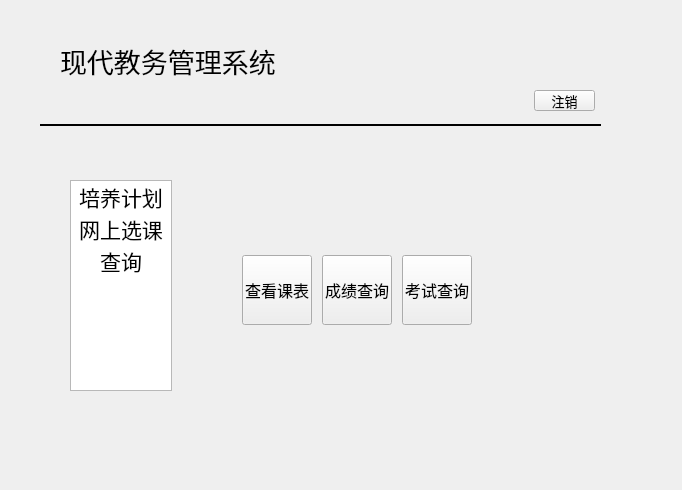
<?xml version="1.0" encoding="UTF-8"?>
<ui version="4.0">
 <class>student</class>
 <widget class="QWidget" name="student">
  <property name="geometry">
   <rect>
    <x>0</x>
    <y>0</y>
    <width>682</width>
    <height>490</height>
   </rect>
  </property>
  <property name="windowTitle">
   <string>Form</string>
  </property>
  <widget class="QLabel" name="label">
   <property name="geometry">
    <rect>
     <x>60</x>
     <y>40</y>
     <width>221</width>
     <height>41</height>
    </rect>
   </property>
   <property name="font">
    <font>
     <family>微软雅黑</family>
     <pointsize>20</pointsize>
    </font>
   </property>
   <property name="text">
    <string>现代教务管理系统</string>
   </property>
   <property name="openExternalLinks">
    <bool>false</bool>
   </property>
  </widget>
  <widget class="Line" name="line">
   <property name="geometry">
    <rect>
     <x>40</x>
     <y>110</y>
     <width>561</width>
     <height>31</height>
    </rect>
   </property>
   <property name="sizePolicy">
    <sizepolicy hsizetype="Fixed" vsizetype="Fixed">
     <horstretch>0</horstretch>
     <verstretch>0</verstretch>
    </sizepolicy>
   </property>
   <property name="font">
    <font>
     <family>微软雅黑</family>
     <pointsize>12</pointsize>
     <weight>75</weight>
     <bold>true</bold>
    </font>
   </property>
   <property name="frameShadow">
    <enum>QFrame::Plain</enum>
   </property>
   <property name="lineWidth">
    <number>2</number>
   </property>
   <property name="orientation">
    <enum>Qt::Horizontal</enum>
   </property>
  </widget>
  <widget class="QWidget" name="gridLayoutWidget">
   <property name="geometry">
    <rect>
     <x>70</x>
     <y>180</y>
     <width>508</width>
     <height>211</height>
    </rect>
   </property>
   <layout class="QGridLayout" name="gridLayout">
    <item row="0" column="0">
     <widget class="QListWidget" name="listWidget">
      <property name="minimumSize">
       <size>
        <width>100</width>
        <height>0</height>
       </size>
      </property>
      <item>
       <property name="text">
        <string>培养计划</string>
       </property>
       <property name="font">
        <font>
         <family>微软雅黑</family>
         <pointsize>16</pointsize>
         <strikeout>false</strikeout>
        </font>
       </property>
       <property name="textAlignment">
        <set>AlignHCenter|AlignVCenter|AlignCenter</set>
       </property>
      </item>
      <item>
       <property name="text">
        <string>网上选课</string>
       </property>
       <property name="font">
        <font>
         <family>微软雅黑</family>
         <pointsize>16</pointsize>
        </font>
       </property>
       <property name="textAlignment">
        <set>AlignHCenter|AlignVCenter|AlignCenter</set>
       </property>
      </item>
      <item>
       <property name="text">
        <string>查询</string>
       </property>
       <property name="font">
        <font>
         <family>微软雅黑</family>
         <pointsize>16</pointsize>
        </font>
       </property>
       <property name="textAlignment">
        <set>AlignHCenter|AlignVCenter|AlignCenter</set>
       </property>
      </item>
     </widget>
    </item>
    <item row="0" column="1">
     <widget class="QStackedWidget" name="stackedWidget">
      <property name="minimumSize">
       <size>
        <width>400</width>
        <height>0</height>
       </size>
      </property>
      <property name="currentIndex">
       <number>2</number>
      </property>
      <widget class="QWidget" name="page">
       <widget class="QWidget" name="gridLayoutWidget_2">
        <property name="geometry">
         <rect>
          <x>20</x>
          <y>20</y>
          <width>351</width>
          <height>175</height>
         </rect>
        </property>
        <layout class="QGridLayout" name="gridLayout_2">
         <item row="0" column="0">
          <widget class="QLabel" name="label_3">
           <property name="sizePolicy">
            <sizepolicy hsizetype="Fixed" vsizetype="Fixed">
             <horstretch>0</horstretch>
             <verstretch>0</verstretch>
            </sizepolicy>
           </property>
           <property name="font">
            <font>
             <family>微软雅黑</family>
             <pointsize>12</pointsize>
            </font>
           </property>
           <property name="text">
            <string>&lt;html&gt;&lt;head/&gt;&lt;body&gt;&lt;p&gt;&lt;a href=&quot;http://bksy.zju.edu.cn/attachments/2012-08/01-1343800883-800494.pdf&quot;&gt;&lt;span style=&quot; font-size:12pt; text-decoration: underline; color:#000000;&quot;&gt;理学类&lt;/span&gt;&lt;/a&gt;&lt;/p&gt;&lt;/body&gt;&lt;/html&gt;</string>
           </property>
           <property name="alignment">
            <set>Qt::AlignCenter</set>
           </property>
           <property name="openExternalLinks">
            <bool>true</bool>
           </property>
          </widget>
         </item>
         <item row="1" column="0">
          <widget class="QLabel" name="label_2">
           <property name="sizePolicy">
            <sizepolicy hsizetype="Fixed" vsizetype="Fixed">
             <horstretch>0</horstretch>
             <verstretch>0</verstretch>
            </sizepolicy>
           </property>
           <property name="font">
            <font>
             <family>微软雅黑</family>
             <pointsize>12</pointsize>
            </font>
           </property>
           <property name="text">
            <string>&lt;html&gt;&lt;head/&gt;&lt;body&gt;&lt;p&gt;&lt;a href=&quot;http://bksy.zju.edu.cn/attachments/2012-09/01-1348558710-806322.pdf&quot;&gt;&lt;span style=&quot; font-size:12pt; text-decoration: underline; color:#000000;&quot;&gt;工学类&lt;/span&gt;&lt;/a&gt;&lt;/p&gt;&lt;/body&gt;&lt;/html&gt;</string>
           </property>
           <property name="alignment">
            <set>Qt::AlignCenter</set>
           </property>
           <property name="openExternalLinks">
            <bool>true</bool>
           </property>
          </widget>
         </item>
         <item row="0" column="1">
          <widget class="QLabel" name="label_4">
           <property name="sizePolicy">
            <sizepolicy hsizetype="Fixed" vsizetype="Fixed">
             <horstretch>0</horstretch>
             <verstretch>0</verstretch>
            </sizepolicy>
           </property>
           <property name="font">
            <font>
             <family>微软雅黑</family>
             <pointsize>12</pointsize>
            </font>
           </property>
           <property name="text">
            <string>&lt;html&gt;&lt;head/&gt;&lt;body&gt;&lt;p&gt;&lt;a href=&quot;http://bksy.zju.edu.cn/attachments/2012-08/01-1343801044-800497.pdf&quot;&gt;&lt;span style=&quot; font-size:12pt; text-decoration: underline; color:#000000;&quot;&gt;工信类&lt;/span&gt;&lt;/a&gt;&lt;/p&gt;&lt;/body&gt;&lt;/html&gt;</string>
           </property>
           <property name="alignment">
            <set>Qt::AlignCenter</set>
           </property>
           <property name="openExternalLinks">
            <bool>true</bool>
           </property>
          </widget>
         </item>
         <item row="1" column="1">
          <widget class="QLabel" name="label_5">
           <property name="font">
            <font>
             <family>微软雅黑</family>
             <pointsize>12</pointsize>
            </font>
           </property>
           <property name="text">
            <string>&lt;html&gt;&lt;head/&gt;&lt;body&gt;&lt;p&gt;&lt;a href=&quot;http://bksy.zju.edu.cn/attachments/2013-09/01-1378974945-897879.pdf&quot;&gt;&lt;span style=&quot; font-size:12pt; text-decoration: underline; color:#000000;&quot;&gt;应生类&lt;/span&gt;&lt;/a&gt;&lt;/p&gt;&lt;/body&gt;&lt;/html&gt;</string>
           </property>
           <property name="openExternalLinks">
            <bool>true</bool>
           </property>
          </widget>
         </item>
         <item row="0" column="2">
          <widget class="QLabel" name="label_6">
           <property name="sizePolicy">
            <sizepolicy hsizetype="Fixed" vsizetype="Fixed">
             <horstretch>0</horstretch>
             <verstretch>0</verstretch>
            </sizepolicy>
           </property>
           <property name="font">
            <font>
             <family>微软雅黑</family>
             <pointsize>12</pointsize>
            </font>
           </property>
           <property name="text">
            <string>&lt;html&gt;&lt;head/&gt;&lt;body&gt;&lt;p&gt;&lt;a href=&quot;http://bksy.zju.edu.cn/attachments/2012-09/01-1348558774-806324.pdf&quot;&gt;&lt;span style=&quot; font-size:12pt; text-decoration: underline; color:#000000;&quot;&gt;医学类&lt;/span&gt;&lt;/a&gt;&lt;/p&gt;&lt;/body&gt;&lt;/html&gt;</string>
           </property>
           <property name="alignment">
            <set>Qt::AlignCenter</set>
           </property>
           <property name="openExternalLinks">
            <bool>true</bool>
           </property>
          </widget>
         </item>
         <item row="1" column="2">
          <widget class="QLabel" name="label_7">
           <property name="sizePolicy">
            <sizepolicy hsizetype="Fixed" vsizetype="Fixed">
             <horstretch>0</horstretch>
             <verstretch>0</verstretch>
            </sizepolicy>
           </property>
           <property name="font">
            <font>
             <family>微软雅黑</family>
             <pointsize>12</pointsize>
            </font>
           </property>
           <property name="text">
            <string>&lt;html&gt;&lt;head/&gt;&lt;body&gt;&lt;p&gt;&lt;a href=&quot;http://bksy.zju.edu.cn/attachments/2012-08/01-1343801175-800500.pdf&quot;&gt;&lt;span style=&quot; font-size:12pt; text-decoration: underline; color:#000000;&quot;&gt;人文类&lt;/span&gt;&lt;/a&gt;&lt;/p&gt;&lt;/body&gt;&lt;/html&gt;</string>
           </property>
           <property name="openExternalLinks">
            <bool>true</bool>
           </property>
          </widget>
         </item>
         <item row="0" column="3">
          <widget class="QLabel" name="label_8">
           <property name="sizePolicy">
            <sizepolicy hsizetype="Fixed" vsizetype="Fixed">
             <horstretch>0</horstretch>
             <verstretch>0</verstretch>
            </sizepolicy>
           </property>
           <property name="font">
            <font>
             <family>微软雅黑</family>
             <pointsize>12</pointsize>
            </font>
           </property>
           <property name="text">
            <string>&lt;html&gt;&lt;head/&gt;&lt;body&gt;&lt;p&gt;&lt;a href=&quot;http://bksy.zju.edu.cn/attachments/2013-03/01-1362110538-840504.pdf&quot;&gt;&lt;span style=&quot; font-size:12pt; text-decoration: underline; color:#000000;&quot;&gt;社科类&lt;/span&gt;&lt;/a&gt;&lt;/p&gt;&lt;/body&gt;&lt;/html&gt;</string>
           </property>
           <property name="openExternalLinks">
            <bool>true</bool>
           </property>
          </widget>
         </item>
         <item row="1" column="3">
          <widget class="QLabel" name="label_9">
           <property name="sizePolicy">
            <sizepolicy hsizetype="Fixed" vsizetype="Fixed">
             <horstretch>0</horstretch>
             <verstretch>0</verstretch>
            </sizepolicy>
           </property>
           <property name="font">
            <font>
             <family>微软雅黑</family>
             <pointsize>12</pointsize>
            </font>
           </property>
           <property name="text">
            <string>&lt;html&gt;&lt;head/&gt;&lt;body&gt;&lt;p&gt;&lt;a href=&quot;http://bksy.zju.edu.cn/attachments/2012-08/01-1343801265-800503.pdf&quot;&gt;&lt;span style=&quot; font-size:12pt; text-decoration: underline; color:#000000;&quot;&gt;科创类&lt;/span&gt;&lt;/a&gt;&lt;/p&gt;&lt;/body&gt;&lt;/html&gt;</string>
           </property>
           <property name="alignment">
            <set>Qt::AlignCenter</set>
           </property>
           <property name="openExternalLinks">
            <bool>true</bool>
           </property>
          </widget>
         </item>
        </layout>
       </widget>
      </widget>
      <widget class="QWidget" name="page_2">
       <widget class="QWidget" name="gridLayoutWidget_3">
        <property name="geometry">
         <rect>
          <x>70</x>
          <y>30</y>
          <width>274</width>
          <height>148</height>
         </rect>
        </property>
        <layout class="QGridLayout" name="gridLayout_3">
         <item row="1" column="1">
          <widget class="QPushButton" name="pushButton_12">
           <property name="sizePolicy">
            <sizepolicy hsizetype="Fixed" vsizetype="Fixed">
             <horstretch>0</horstretch>
             <verstretch>0</verstretch>
            </sizepolicy>
           </property>
           <property name="minimumSize">
            <size>
             <width>70</width>
             <height>70</height>
            </size>
           </property>
           <property name="maximumSize">
            <size>
             <width>70</width>
             <height>70</height>
            </size>
           </property>
           <property name="font">
            <font>
             <family>微软雅黑</family>
             <pointsize>12</pointsize>
            </font>
           </property>
           <property name="text">
            <string>体育选课</string>
           </property>
          </widget>
         </item>
         <item row="1" column="0">
          <widget class="QPushButton" name="pushButton_10">
           <property name="sizePolicy">
            <sizepolicy hsizetype="Fixed" vsizetype="Fixed">
             <horstretch>0</horstretch>
             <verstretch>0</verstretch>
            </sizepolicy>
           </property>
           <property name="minimumSize">
            <size>
             <width>70</width>
             <height>70</height>
            </size>
           </property>
           <property name="maximumSize">
            <size>
             <width>70</width>
             <height>70</height>
            </size>
           </property>
           <property name="font">
            <font>
             <family>微软雅黑</family>
             <pointsize>12</pointsize>
            </font>
           </property>
           <property name="text">
            <string>通识课程</string>
           </property>
          </widget>
         </item>
         <item row="0" column="0">
          <widget class="QPushButton" name="pushButton_9">
           <property name="sizePolicy">
            <sizepolicy hsizetype="Fixed" vsizetype="Fixed">
             <horstretch>0</horstretch>
             <verstretch>0</verstretch>
            </sizepolicy>
           </property>
           <property name="minimumSize">
            <size>
             <width>70</width>
             <height>70</height>
            </size>
           </property>
           <property name="maximumSize">
            <size>
             <width>70</width>
             <height>70</height>
            </size>
           </property>
           <property name="font">
            <font>
             <family>微软雅黑</family>
             <pointsize>12</pointsize>
            </font>
           </property>
           <property name="text">
            <string>大类课程</string>
           </property>
          </widget>
         </item>
         <item row="0" column="1">
          <widget class="QPushButton" name="pushButton_13">
           <property name="sizePolicy">
            <sizepolicy hsizetype="Fixed" vsizetype="Fixed">
             <horstretch>0</horstretch>
             <verstretch>0</verstretch>
            </sizepolicy>
           </property>
           <property name="minimumSize">
            <size>
             <width>70</width>
             <height>70</height>
            </size>
           </property>
           <property name="maximumSize">
            <size>
             <width>70</width>
             <height>70</height>
            </size>
           </property>
           <property name="font">
            <font>
             <family>微软雅黑</family>
             <pointsize>12</pointsize>
             <weight>50</weight>
             <bold>false</bold>
            </font>
           </property>
           <property name="text">
            <string>查看课表</string>
           </property>
          </widget>
         </item>
         <item row="0" column="2">
          <widget class="QPushButton" name="pushButton_11">
           <property name="sizePolicy">
            <sizepolicy hsizetype="Fixed" vsizetype="Fixed">
             <horstretch>0</horstretch>
             <verstretch>0</verstretch>
            </sizepolicy>
           </property>
           <property name="minimumSize">
            <size>
             <width>120</width>
             <height>70</height>
            </size>
           </property>
           <property name="maximumSize">
            <size>
             <width>70</width>
             <height>70</height>
            </size>
           </property>
           <property name="font">
            <font>
             <family>微软雅黑</family>
             <pointsize>12</pointsize>
            </font>
           </property>
           <property name="text">
            <string>循环补充教学班</string>
           </property>
          </widget>
         </item>
        </layout>
       </widget>
      </widget>
      <widget class="QWidget" name="page_3">
       <widget class="QWidget" name="gridLayoutWidget_4">
        <property name="geometry">
         <rect>
          <x>60</x>
          <y>70</y>
          <width>239</width>
          <height>80</height>
         </rect>
        </property>
        <layout class="QGridLayout" name="gridLayout_4">
         <item row="0" column="0">
          <widget class="QPushButton" name="pushButton_14">
           <property name="sizePolicy">
            <sizepolicy hsizetype="Minimum" vsizetype="Preferred">
             <horstretch>0</horstretch>
             <verstretch>0</verstretch>
            </sizepolicy>
           </property>
           <property name="minimumSize">
            <size>
             <width>69</width>
             <height>70</height>
            </size>
           </property>
           <property name="maximumSize">
            <size>
             <width>70</width>
             <height>70</height>
            </size>
           </property>
           <property name="font">
            <font>
             <family>微软雅黑</family>
             <pointsize>12</pointsize>
            </font>
           </property>
           <property name="text">
            <string>查看课表</string>
           </property>
          </widget>
         </item>
         <item row="0" column="1">
          <widget class="QPushButton" name="pushButton_15">
           <property name="sizePolicy">
            <sizepolicy hsizetype="Minimum" vsizetype="Preferred">
             <horstretch>0</horstretch>
             <verstretch>0</verstretch>
            </sizepolicy>
           </property>
           <property name="minimumSize">
            <size>
             <width>70</width>
             <height>70</height>
            </size>
           </property>
           <property name="maximumSize">
            <size>
             <width>70</width>
             <height>70</height>
            </size>
           </property>
           <property name="font">
            <font>
             <family>微软雅黑</family>
             <pointsize>12</pointsize>
            </font>
           </property>
           <property name="text">
            <string>成绩查询</string>
           </property>
          </widget>
         </item>
         <item row="0" column="2">
          <widget class="QPushButton" name="pushButton_16">
           <property name="sizePolicy">
            <sizepolicy hsizetype="Minimum" vsizetype="Preferred">
             <horstretch>0</horstretch>
             <verstretch>0</verstretch>
            </sizepolicy>
           </property>
           <property name="minimumSize">
            <size>
             <width>70</width>
             <height>70</height>
            </size>
           </property>
           <property name="maximumSize">
            <size>
             <width>70</width>
             <height>70</height>
            </size>
           </property>
           <property name="font">
            <font>
             <family>微软雅黑</family>
             <pointsize>12</pointsize>
            </font>
           </property>
           <property name="text">
            <string>考试查询</string>
           </property>
          </widget>
         </item>
        </layout>
       </widget>
      </widget>
     </widget>
    </item>
   </layout>
  </widget>
  <widget class="QPushButton" name="logout">
   <property name="geometry">
    <rect>
     <x>534</x>
     <y>90</y>
     <width>61</width>
     <height>21</height>
    </rect>
   </property>
   <property name="font">
    <font>
     <family>微软雅黑</family>
     <pointsize>10</pointsize>
    </font>
   </property>
   <property name="text">
    <string>注销</string>
   </property>
  </widget>
 </widget>
 <resources/>
 <connections>
  <connection>
   <sender>listWidget</sender>
   <signal>currentRowChanged(int)</signal>
   <receiver>stackedWidget</receiver>
   <slot>setCurrentIndex(int)</slot>
   <hints>
    <hint type="sourcelabel">
     <x>129</x>
     <y>327</y>
    </hint>
    <hint type="destinationlabel">
     <x>338</x>
     <y>328</y>
    </hint>
   </hints>
  </connection>
 </connections>
</ui>
